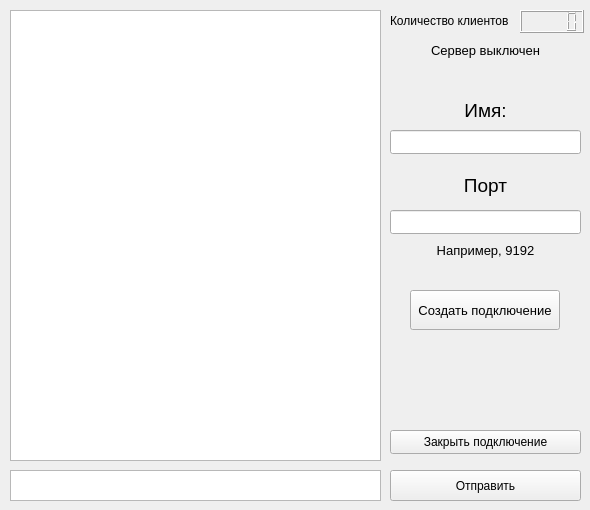
<?xml version="1.0" encoding="UTF-8"?>
<ui version="4.0">
 <class>ChatServerWindow</class>
 <widget class="QWidget" name="ChatServerWindow">
  <property name="geometry">
   <rect>
    <x>0</x>
    <y>0</y>
    <width>590</width>
    <height>510</height>
   </rect>
  </property>
  <property name="minimumSize">
   <size>
    <width>590</width>
    <height>510</height>
   </size>
  </property>
  <property name="maximumSize">
   <size>
    <width>590</width>
    <height>510</height>
   </size>
  </property>
  <property name="windowTitle">
   <string>Form</string>
  </property>
  <widget class="QTextEdit" name="messageText">
   <property name="geometry">
    <rect>
     <x>10</x>
     <y>470</y>
     <width>371</width>
     <height>31</height>
    </rect>
   </property>
  </widget>
  <widget class="QTextBrowser" name="chatBrowser">
   <property name="geometry">
    <rect>
     <x>10</x>
     <y>10</y>
     <width>371</width>
     <height>451</height>
    </rect>
   </property>
  </widget>
  <widget class="QPushButton" name="sendButton">
   <property name="geometry">
    <rect>
     <x>390</x>
     <y>470</y>
     <width>191</width>
     <height>31</height>
    </rect>
   </property>
   <property name="text">
    <string>Отправить</string>
   </property>
  </widget>
  <widget class="QLCDNumber" name="clientCountLcd">
   <property name="geometry">
    <rect>
     <x>520</x>
     <y>10</y>
     <width>64</width>
     <height>23</height>
    </rect>
   </property>
  </widget>
  <widget class="QLabel" name="label">
   <property name="geometry">
    <rect>
     <x>390</x>
     <y>13</y>
     <width>121</width>
     <height>16</height>
    </rect>
   </property>
   <property name="text">
    <string>Количество клиентов</string>
   </property>
  </widget>
  <widget class="QPushButton" name="closeButton">
   <property name="geometry">
    <rect>
     <x>390</x>
     <y>430</y>
     <width>191</width>
     <height>24</height>
    </rect>
   </property>
   <property name="text">
    <string>Закрыть подключение</string>
   </property>
  </widget>
  <widget class="QLineEdit" name="nameEdit">
   <property name="geometry">
    <rect>
     <x>390</x>
     <y>130</y>
     <width>191</width>
     <height>24</height>
    </rect>
   </property>
   <property name="alignment">
    <set>Qt::AlignCenter</set>
   </property>
  </widget>
  <widget class="QPushButton" name="connectButton">
   <property name="geometry">
    <rect>
     <x>410</x>
     <y>290</y>
     <width>150</width>
     <height>40</height>
    </rect>
   </property>
   <property name="font">
    <font>
     <pointsize>10</pointsize>
    </font>
   </property>
   <property name="text">
    <string>Создать подключение</string>
   </property>
  </widget>
  <widget class="QLineEdit" name="portEdit">
   <property name="geometry">
    <rect>
     <x>390</x>
     <y>210</y>
     <width>191</width>
     <height>24</height>
    </rect>
   </property>
   <property name="alignment">
    <set>Qt::AlignCenter</set>
   </property>
  </widget>
  <widget class="QLabel" name="portTipLabel">
   <property name="geometry">
    <rect>
     <x>380</x>
     <y>240</y>
     <width>211</width>
     <height>21</height>
    </rect>
   </property>
   <property name="sizePolicy">
    <sizepolicy hsizetype="Maximum" vsizetype="Maximum">
     <horstretch>0</horstretch>
     <verstretch>0</verstretch>
    </sizepolicy>
   </property>
   <property name="font">
    <font>
     <pointsize>10</pointsize>
    </font>
   </property>
   <property name="text">
    <string>Например, 9192</string>
   </property>
   <property name="alignment">
    <set>Qt::AlignCenter</set>
   </property>
  </widget>
  <widget class="QLabel" name="portLabel">
   <property name="geometry">
    <rect>
     <x>380</x>
     <y>170</y>
     <width>211</width>
     <height>31</height>
    </rect>
   </property>
   <property name="sizePolicy">
    <sizepolicy hsizetype="Fixed" vsizetype="Fixed">
     <horstretch>0</horstretch>
     <verstretch>0</verstretch>
    </sizepolicy>
   </property>
   <property name="font">
    <font>
     <pointsize>14</pointsize>
    </font>
   </property>
   <property name="text">
    <string>Порт</string>
   </property>
   <property name="alignment">
    <set>Qt::AlignCenter</set>
   </property>
  </widget>
  <widget class="QLabel" name="nameLabel">
   <property name="geometry">
    <rect>
     <x>380</x>
     <y>100</y>
     <width>211</width>
     <height>21</height>
    </rect>
   </property>
   <property name="sizePolicy">
    <sizepolicy hsizetype="Fixed" vsizetype="Fixed">
     <horstretch>0</horstretch>
     <verstretch>0</verstretch>
    </sizepolicy>
   </property>
   <property name="font">
    <font>
     <pointsize>14</pointsize>
    </font>
   </property>
   <property name="text">
    <string>Имя:</string>
   </property>
   <property name="alignment">
    <set>Qt::AlignCenter</set>
   </property>
  </widget>
  <widget class="QLabel" name="isServerActiveLabel">
   <property name="geometry">
    <rect>
     <x>380</x>
     <y>40</y>
     <width>211</width>
     <height>21</height>
    </rect>
   </property>
   <property name="sizePolicy">
    <sizepolicy hsizetype="Maximum" vsizetype="Maximum">
     <horstretch>0</horstretch>
     <verstretch>0</verstretch>
    </sizepolicy>
   </property>
   <property name="font">
    <font>
     <pointsize>10</pointsize>
    </font>
   </property>
   <property name="text">
    <string>Сервер выключен</string>
   </property>
   <property name="alignment">
    <set>Qt::AlignCenter</set>
   </property>
  </widget>
 </widget>
 <resources/>
 <connections/>
</ui>
